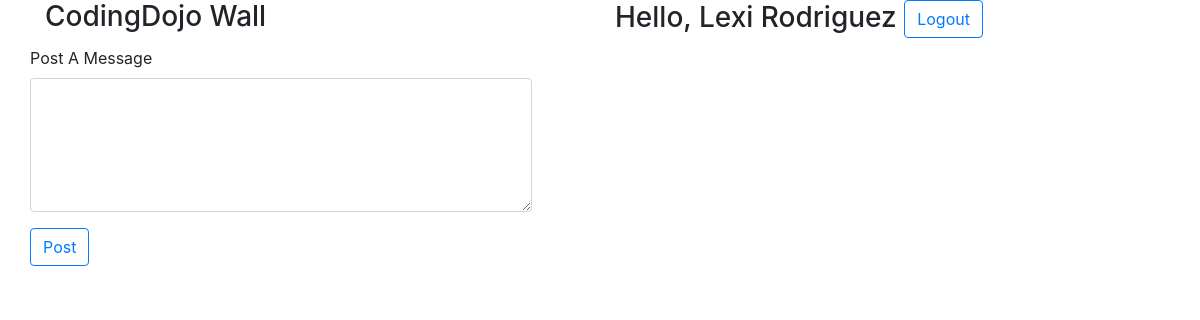
/dashboard (signed in), run on an earlier commit of the app's database.
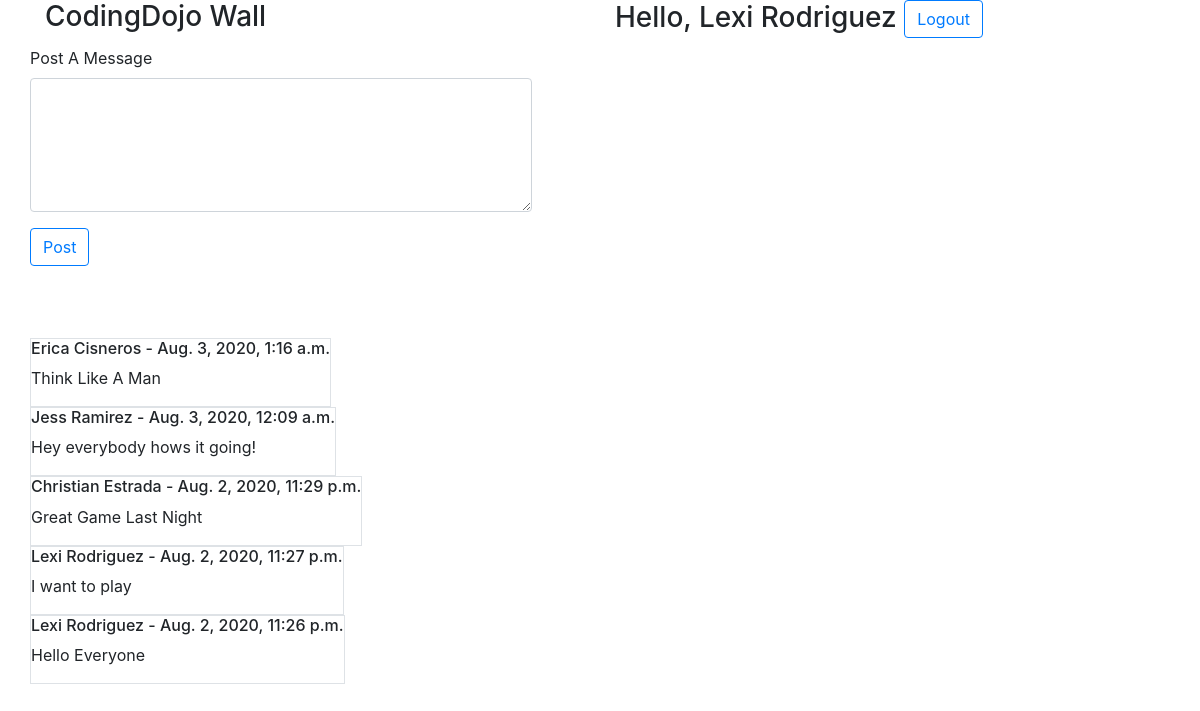
And on a later commit of the database.
### home/models.py (models this page shows)
class User(models.Model):
    first_name = models.CharField(max_length=255)
    last_name = models.CharField(max_length=255)
    username = models.CharField(max_length=255)
    password = models.CharField(max_length=255)
    created_at = models.DateTimeField(auto_now_add=True)
    updated_at = models.DateTimeField(auto_now=True)
    objects = UserManager()

class Message(models.Model):
    message = models.TextField()
    author = models.ForeignKey(User, related_name='messages', on_delete = models.CASCADE)
    created_at = models.DateTimeField(auto_now_add=True)
    updated_at = models.DateTimeField(auto_now=True)

### home/views.py (the view)
# urls.py: path('dashboard', views.dashboard),
def dashboard(request):
    context = {
        'user' : User.objects.get(id=request.session['user_id']),
        'messages' : Message.objects.order_by('-id')
    }
    return render(request, 'dashboard.html', context)

### home/templates/dashboard.html (shortened to what this page needs)
<!DOCTYPE html>
<html lang="en">
<head>
    <link rel="stylesheet" href="https://stackpath.bootstrapcdn.com/bootstrap/4.5.0/css/bootstrap.min.css">
</head>
<body>
    <div class="container">
            <div class="row">
                <div class="col">
                    <h3>CodingDojo Wall</h3>
                </div>
                <div class="col">
                    <h3>Hello, {{ user.first_name }} {{ user.last_name}} <a href="/logout" class="btn btn-outline-primary">Logout</a></h3>
                </div>
            </div>
            <div class="row" id="post_to_wall">
                <form action="/post" method="POST">
                    <div class="form-group">
                        <label for="message">Post A Message</label>
                        <textarea class="form-control" name="message" id="message" rows="5" cols="45"></textarea>
                    </div>
                    <button type="submit" class="btn btn-outline-primary">Post</button>
                </form>
            </div>
            <br><br><br>
            {% for post in messages %}
            <div class="row" id="all_post">
                    <div class="border">
                        <h6>{{ post.author.first_name }} {{ post.author.last_name }} - {{ post.created_at }}</h6>
                        <p>{{ post.message }}</p>
                    </div>
            </div>
            {% endfor %}
    </div>
</body>
</html>

What changed in the data, as far as the page shows it:
added Message: author.first_name "Erica", author.last_name "Cisneros", created_at "Aug. 3, 2020, 1:16 a.m.", message "Think Like A Man"
added Message: author.first_name "Jess", author.last_name "Ramirez", created_at "Aug. 3, 2020, 12:09 a.m.", message "Hey everybody hows it going!"
added Message: author.first_name "Christian", author.last_name "Estrada", created_at "Aug. 2, 2020, 11:29 p.m.", message "Great Game Last Night"
added Message: author.first_name "Lexi", author.last_name "Rodriguez", created_at "Aug. 2, 2020, 11:27 p.m.", message "I want to play"
added Message: author.first_name "Lexi", author.last_name "Rodriguez", created_at "Aug. 2, 2020, 11:26 p.m.", message "Hello Everyone"
